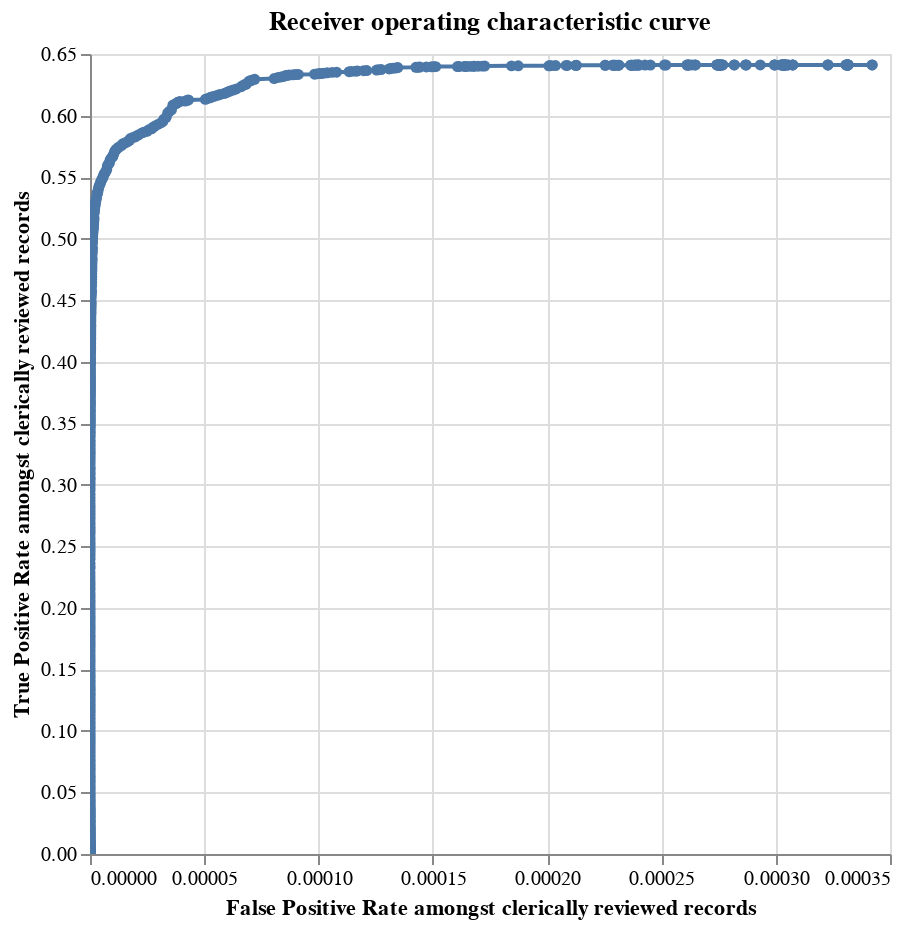

Here is the notebook cell this chart was saved with:
### Code cell
linker.evaluation.accuracy_analysis_from_labels_column("cluster_ground_truth", output_type="roc")

### Figure 1 — Vega-Lite specification as saved in the notebook (floating-point values rounded to 4 significant figures; data arrays with more than 128 entries replaced by an {"elided": "..."} marker saying what was removed)
{"config": {"view": {"continuousWidth": 300, "continuousHeight": 300}}, "data": {"name": "data-5534eb445dc52bb3774821a2a8edfc3c"}, "mark": {"type": "line", "clip": true, "point": true}, "encoding": {"tooltip": [{"field": "truth_threshold", "format": ".4f", "type": "quantitative"}, {"field": "match_probability", "format": ".4%", "type": "quantitative"}, {"field": "fp_rate", "format": ".4f", "title": "FP_rate", "type": "quantitative"}, {"field": "tp_rate", "format": ".4f", "title": "TP_rate", "type": "quantitative"}, {"field": "tp", "format": ",.0f", "title": "TP", "type": "quantitative"}, {"field": "tn", "format": ",.0f", "title": "TN", "type": "quantitative"}, {"field": "fp", "format": ",.0f", "title": "FP", "type": "quantitative"}, {"field": "fn", "format": ",.0f", "title": "FN", "type": "quantitative"}, {"field": "precision", "format": ".4f", "type": "quantitative"}, {"field": "recall", "format": ".4f", "type": "quantitative"}, {"field": "f1", "format": ".4f", "title": "F1", "type": "quantitative"}], "x": {"field": "fp_rate", "sort": ["truth_threshold"], "title": "False Positive Rate amongst clerically reviewed records", "type": "quantitative"}, "y": {"field": "tp_rate", "sort": ["truth_threshold"], "title": "True Positive Rate amongst clerically reviewed records", "type": "quantitative"}}, "height": 400, "params": [{"name": "mouse_zoom", "select": {"type": "interval", "encodings": ["x"]}, "bind": "scales"}], "title": "Receiver operating characteristic curve", "width": 400, "$schema": "https://vega.github.io/schema/vega-lite/v5.9.3.json", "datasets": {"data-5534eb445dc52bb3774821a2a8edfc3c": {"elided": "678 records"}}}
